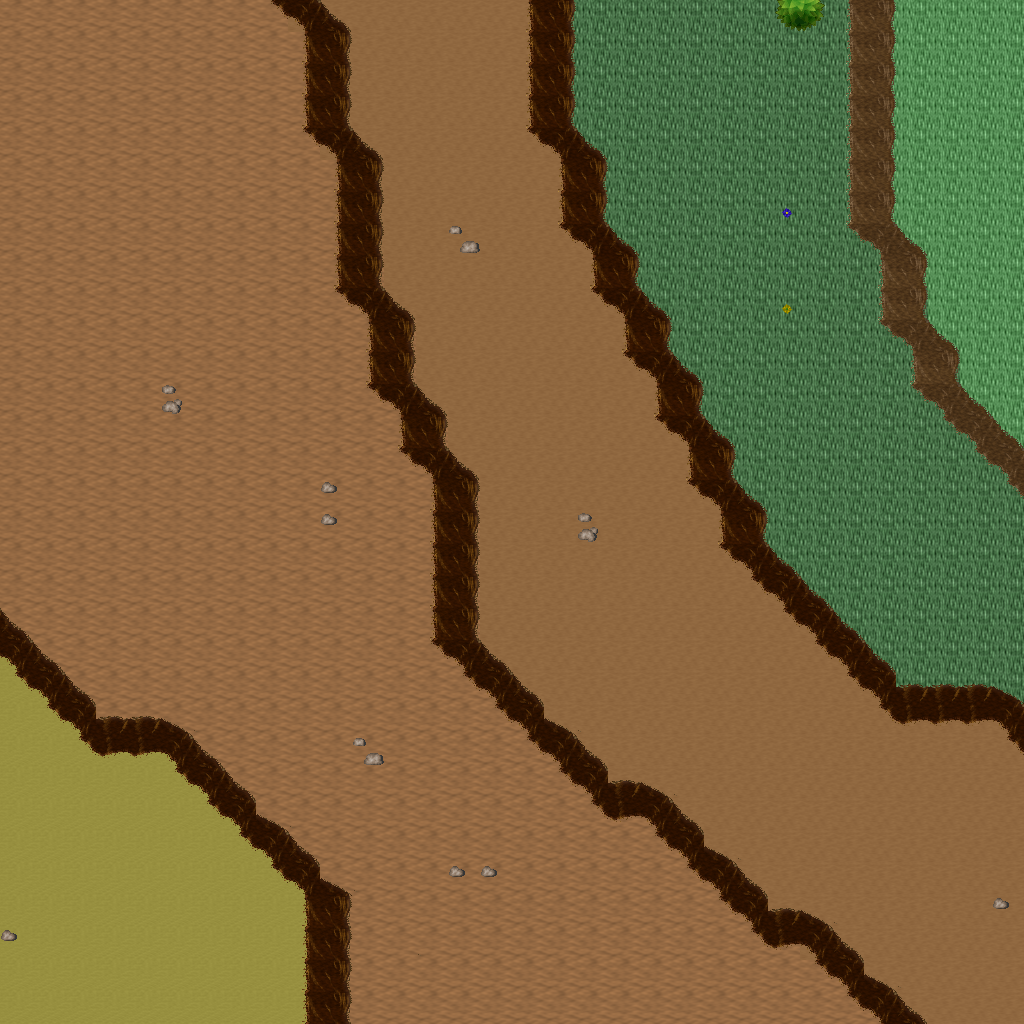

Below is a game level as drawn by its tile map, then a one-line description and the .tmx that defines it (tile-layer data replaced by summaries):
An orthogonal 32x32 tile map with 32x32 px tiles, 5 tile layers (Ground, Objects, Objects2, Above, ...), 1 hidden layer not drawn, 16 tilesets.

<map version="1.10" tiledversion="1.11.0" orientation="orthogonal" renderorder="right-down" width="32" height="32" tilewidth="32" tileheight="32" infinite="0" nextlayerid="11" nextobjectid="1">
 <tileset firstgid="1" name="logic_collision" tilewidth="32" tileheight="32" tilecount="1" columns="1">
  <image source="../drawable/logic_collision.png" width="32" height="32" />
 </tileset>
 <tileset firstgid="2" name="ground_ground" tilewidth="32" tileheight="32" tilecount="33" columns="3">
  <image source="../drawable/ground_ground.png" width="96" height="352" />
 </tileset>
 <tileset firstgid="35" name="ground_ridge_earth_pale" tilewidth="32" tileheight="32" tilecount="96" columns="12">
  <image source="../drawable/ground_ridge_earth_pale.png" width="384" height="256" />
 </tileset>
 <tileset firstgid="131" name="ground_ridge_earth_dark" tilewidth="32" tileheight="32" tilecount="96" columns="12">
  <image source="../drawable/ground_ridge_earth_dark.png" width="384" height="256" />
 </tileset>
 <tileset firstgid="227" name="ground_ladder_horizontal_dark" tilewidth="32" tileheight="32" tilecount="3" columns="1">
  <image source="../drawable/ground_ladder_horizontal_dark.png" width="32" height="96" />
 </tileset>
 <tileset firstgid="230" name="plant_tree_tree_darkgreen" tilewidth="32" tileheight="32" tilecount="88" columns="8">
  <image source="../drawable/plant_tree_tree_darkgreen.png" width="256" height="352" />
 </tileset>
 <tileset firstgid="318" name="plant_stump_stump_pale_purple" tilewidth="32" tileheight="32" tilecount="4" columns="2">
  <image source="../drawable/plant_stump_stump_pale_purple.png" width="64" height="64" />
 </tileset>
 <tileset firstgid="322" name="plant_stump_hollow_logs" tilewidth="32" tileheight="32" tilecount="6" columns="3">
  <image source="../drawable/plant_stump_hollow_logs.png" width="96" height="64" />
 </tileset>
 <tileset firstgid="328" name="plant_flower_daisy_yellow" tilewidth="32" tileheight="32" tilecount="8" columns="2">
  <image source="../drawable/plant_flower_daisy_yellow.png" width="64" height="128" />
 </tileset>
 <tileset firstgid="336" name="plant_flower_daisy_blue" tilewidth="32" tileheight="32" tilecount="8" columns="2">
  <image source="../drawable/plant_flower_daisy_blue.png" width="64" height="128" />
 </tileset>
 <tileset firstgid="344" name="plant_bush_leafy_2" tilewidth="32" tileheight="32" tilecount="12" columns="6">
  <image source="../drawable/plant_bush_leafy_2.png" width="192" height="64" />
 </tileset>
 <tileset firstgid="356" name="ground_rock_pebbles" tilewidth="32" tileheight="32" tilecount="3" columns="1">
  <image source="../drawable/ground_rock_pebbles.png" width="32" height="96" />
 </tileset>
 <tileset firstgid="359" name="logic_item_mushroom" tilewidth="32" tileheight="32" tilecount="6" columns="6">
  <image source="../drawable/logic_item_mushroom.png" width="192" height="32" />
 </tileset>
 <tileset firstgid="365" name="logic_item_resources" tilewidth="32" tileheight="32" tilecount="6" columns="6">
  <image source="../drawable/logic_item_resources.png" width="192" height="32" />
 </tileset>
 <tileset firstgid="371" name="logic_creature_animal" tilewidth="32" tileheight="32" tilecount="32" columns="8">
  <image source="../drawable/logic_creature_animal.png" width="256" height="128" />
 </tileset>
 <tileset firstgid="403" name="building_fence_fence_chunky" tilewidth="32" tileheight="32" tilecount="21" columns="3">
  <image source="../drawable/building_fence_fence_chunky.png" width="96" height="224" />
 </tileset>
 <layer id="1" name="Ground" width="32" height="32">
  <data>[1024 cells, 1024 non-empty, 5 distinct tile ids]</data>
 </layer>
 <layer id="2" name="Objects" width="32" height="32">
  <data>[1024 cells, 233 non-empty, 18 distinct tile ids]</data>
 </layer>
 <layer id="3" name="Objects2" width="32" height="32">
  <data>[1024 cells, 10 non-empty, 3 distinct tile ids]</data>
 </layer>
 <layer id="4" name="Above" width="32" height="32">
  <data>[1024 cells, 0 non-empty, 0 distinct tile ids]</data>
 </layer>
 <layer id="5" name="Above2" width="32" height="32">
  <data>[1024 cells, 0 non-empty, 0 distinct tile ids]</data>
 </layer>
 <layer id="6" name="Walkable" width="32" height="32" visible="0">
  <data>[1024 cells, 98 non-empty, 1 distinct tile ids]</data>
 </layer>
 <objectgroup id="7" name="Mapevents" />
 <objectgroup id="8" name="Spawn" />
 <objectgroup id="9" name="Keys" />
 <objectgroup id="10" name="Replace" />
</map>
